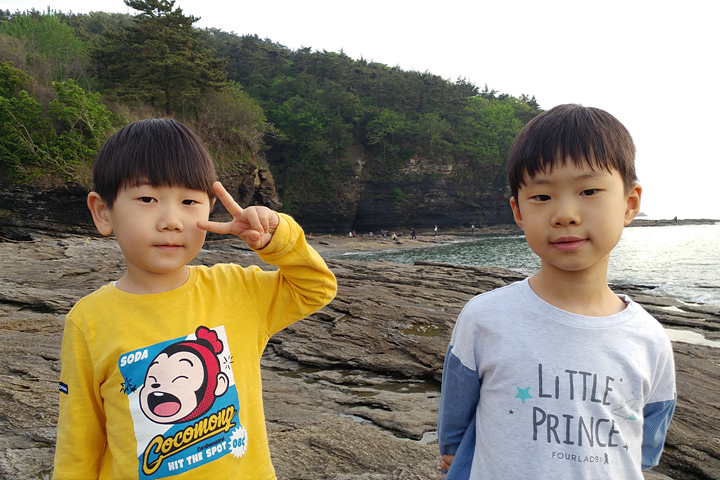
#> input picture ResData/kids.png, 720 x 480 px
$ python detect_eyes.py
#> lines starting #> are read from the running program, lines starting #| are printed output that depends on the picture; after the words box and inside, x2 and y2 are one past the last pixel; in counts of white or black regions, pixels touching at a corner belong together
import cv2

def detect_eyes():
    src = cv2.imread('ResData/kids.png')
#> src is the input picture: shape (480, 720, 3); mean B, G, R 116.9, 134.4, 141.2

    if src is None:
        print('Image load failed!')
        return


    face_classifier = cv2.CascadeClassifier('ResData/haarcascade_frontalface_default.xml')
    eye_classifier = cv2.CascadeClassifier('ResData/haarcascade_eye.xml')

    if face_classifier.empty() or eye_classifier.empty():
        print('XML load failed!')
        return

    faces = face_classifier.detectMultiScale(src)
#> faces = [[113, 158, 112, 112], [504, 145, 126, 126]]
    for (x1, y1, w1, h1) in faces:
        cv2.rectangle(src, (x1, y1), (x1 + w1 , y1 + h1), (255, 0, 255), 2)
        faceROI = src[y1:y1 + h1, x1:x1 + w1]
        eyes = eye_classifier.detectMultiScale(faceROI)

        for(x2, y2, w2, h2) in eyes:
            center = (int(x2 + w2 / 2), int(y2 + h2 / 2))
            cv2.circle(faceROI, center, int(w2 / 2), (255, 0, 0), 2, cv2.LINE_AA)
#> this loop made 2 passes
#> (x1, y1, w1, h1, eyes) on passes 1 to 2: (113, 158, 112, 112, [[21, 29, 26, 26], [63, 30, 25, 25]]), (504, 145, 126, 126, [[62, 24, 41, 41], [22, 34, 34, 34]])
#> pass 1, in detect_eyes, `faceROI = src[y1:y1 + h1, x1:x1 + w1]`:
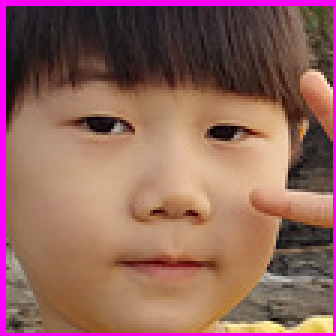
#> faceROI: shape (112, 112, 3) (shown 3 times larger); mean B, G, R 92.3, 100.2, 144.8
#> pass 2, in detect_eyes, `faceROI = src[y1:y1 + h1, x1:x1 + w1]`:
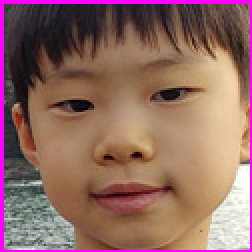
#> faceROI: shape (126, 126, 3) (shown 2 times larger); mean B, G, R 98.1, 106, 144.6
#> after the loop:
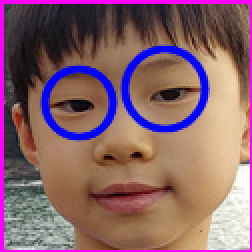
#> faceROI: shape (126, 126, 3) (shown 2 times larger); 7.77% of pixels changed, all inside (x1, y1, x2, y2) = (20, 22, 106, 71)
#> after the loop:
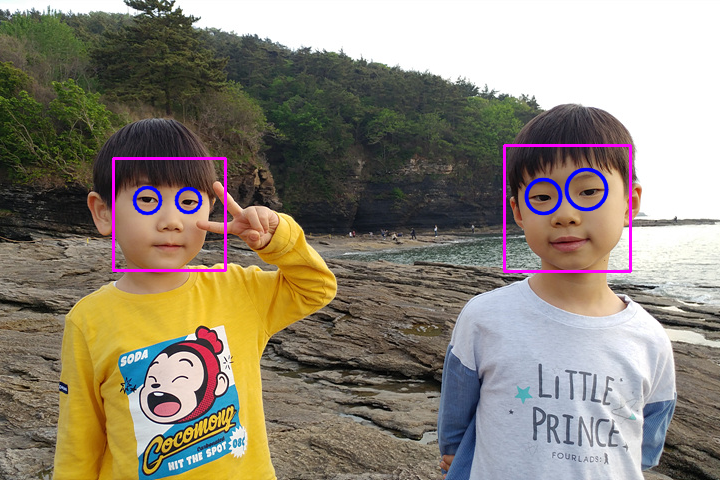
#> src: shape (480, 720, 3); 1.41% of pixels changed, all inside (x1, y1, x2, y2) = (112, 144, 632, 273)


    cv2.imshow('src', src)
    cv2.waitKey()
    cv2.destroyAllWindows()
if __name__ == '__main__':
    detect_eyes()

$ run again, with ResData/pineapple.jpg saved as ResData/kids.png
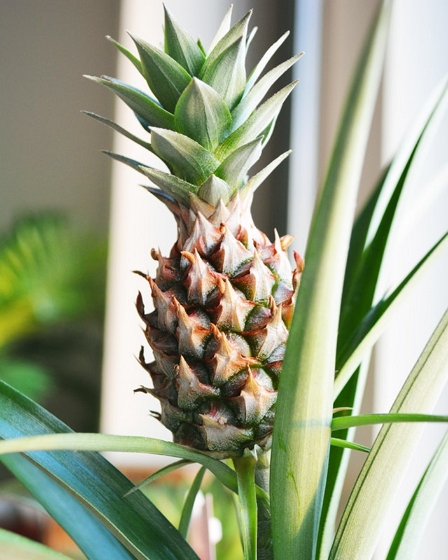
#> input picture ResData/pineapple.jpg, 448 x 560 px
#> in detect_eyes, src is the input picture: shape (560, 448, 3); mean B, G, R 135, 161.8, 154
#> faces = [[177, 149, 67, 67]]
#> the loop in detect_eyes, `for (x1, y1, w1, h1) in faces:` made 1 pass
#> pass 1, in detect_eyes, `faceROI = src[y1:y1 + h1, x1:x1 + w1]`:
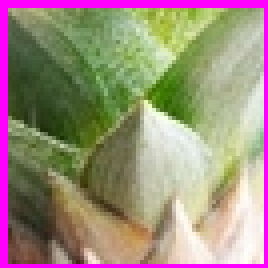
#> faceROI: shape (67, 67, 3) (shown 4 times larger); mean B, G, R 125.2, 140.7, 156.6
#> after the loop in detect_eyes, `for (x1, y1, w1, h1) in faces:`:
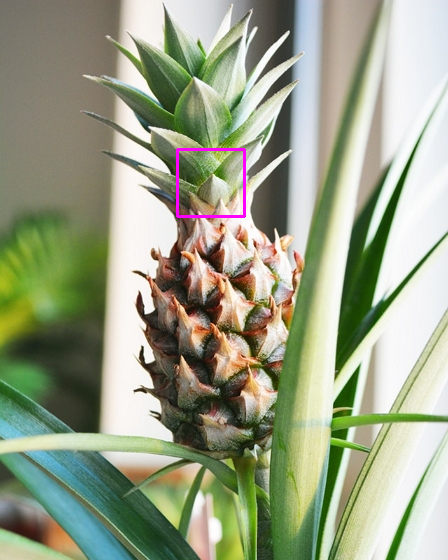
#> src: shape (560, 448, 3); 0.32% of pixels changed, all inside (x1, y1, x2, y2) = (176, 148, 246, 218)
